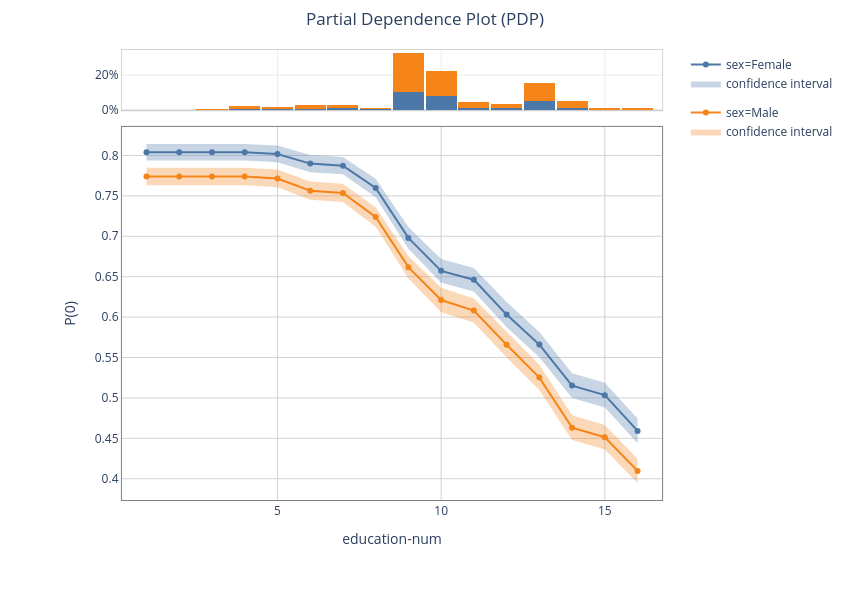

Here is the notebook cell this chart was saved with:
### Markdown cell above
We can also plot the PDP for up to four features. The plot below is the PDP for the `education-num` and `sex` features. The X-axis still shows the values of `education-num`, while there is a different bar and confidence interval for each value of the feature `sex`.

The histogram displays the joint distribution of the two features.

### Code cell
result_explain_feature_dependence_default = explainer.explain_feature_dependence(
    ["education-num", "sex"]
)
result_explain_feature_dependence_default.show_in_notebook()

### Figure 1 — Plotly figure (JSON) as saved in the notebook; plotly's stock layout.template omitted (floating-point values rounded to 4 significant figures)
{"data": [{"fill": "toself", "fillcolor": "#4C78A8", "legendgroup": "Female", "line": {"color": "rgba(0, 0, 0, 0)"}, "name": "confidence interval", "opacity": 0.3, "showlegend": true, "type": "scatter", "x": [1, 2, 3, 4, 5, 6, 7, 8, 9, 10, 11, 12, 13, 14, 15, 16, 16, 15, 14, 13, 12, 11, 10, 9, 8, 7, 6, 5, 4, 3, 2, 1], "xaxis": "x2", "y": [0.8144, 0.8144, 0.8144, 0.8144, 0.8123, 0.8005, 0.798, 0.7712, 0.7114, 0.6719, 0.6608, 0.6188, 0.5816, 0.5306, 0.5188, 0.4745, 0.4439, 0.4881, 0.4999, 0.5503, 0.5875, 0.6316, 0.6425, 0.6846, 0.7484, 0.7766, 0.7794, 0.7915, 0.7938, 0.7938, 0.7938, 0.7938], "yaxis": "y2"}, {"legendgroup": "Female", "line": {"color": "#4C78A8"}, "mode": "lines+markers", "name": "sex=Female", "opacity": 1, "showlegend": true, "type": "scatter", "x": [1, 2, 3, 4, 5, 6, 7, 8, 9, 10, 11, 12, 13, 14, 15, 16], "xaxis": "x2", "y": [0.8041, 0.8041, 0.8041, 0.8041, 0.8019, 0.7899, 0.7873, 0.7598, 0.698, 0.6572, 0.6462, 0.6031, 0.566, 0.5152, 0.5034, 0.4592], "yaxis": "y2"}, {"fill": "toself", "fillcolor": "#F58518", "legendgroup": "Male", "line": {"color": "rgba(0, 0, 0, 0)"}, "name": "confidence interval", "opacity": 0.3, "showlegend": true, "type": "scatter", "x": [1, 2, 3, 4, 5, 6, 7, 8, 9, 10, 11, 12, 13, 14, 15, 16, 16, 15, 14, 13, 12, 11, 10, 9, 8, 7, 6, 5, 4, 3, 2, 1], "xaxis": "x2", "y": [0.7847, 0.7847, 0.7847, 0.7847, 0.7825, 0.7677, 0.7649, 0.7359, 0.6757, 0.6363, 0.6231, 0.5817, 0.5409, 0.4785, 0.4666, 0.4247, 0.3947, 0.4362, 0.448, 0.5095, 0.55, 0.5932, 0.606, 0.6479, 0.7119, 0.7423, 0.7453, 0.7607, 0.7631, 0.7631, 0.7631, 0.7631], "yaxis": "y2"}, {"legendgroup": "Male", "line": {"color": "#F58518"}, "mode": "lines+markers", "name": "sex=Male", "opacity": 1, "showlegend": true, "type": "scatter", "x": [1, 2, 3, 4, 5, 6, 7, 8, 9, 10, 11, 12, 13, 14, 15, 16], "xaxis": "x2", "y": [0.7739, 0.7739, 0.7739, 0.7739, 0.7716, 0.7565, 0.7536, 0.7239, 0.6618, 0.6211, 0.6081, 0.5658, 0.5252, 0.4632, 0.4514, 0.4097], "yaxis": "y2"}, {"legendgroup": "Female", "marker": {"color": "#4C78A8", "line": {"width": 0}}, "name": "sex=Female", "orientation": "v", "showlegend": false, "text": "", "textposition": "outside", "type": "bar", "width": 0.95, "x": [1, 2, 3, 4, 5, 6, 7, 8, 9, 10, 11, 12, 13, 14, 15, 16], "xaxis": "x", "y": [0.0006, 0.0012, 0.0036, 0.0058, 0.0056, 0.0098, 0.0104, 0.0044, 0.1028, 0.0836, 0.0154, 0.0128, 0.052, 0.0132, 0.0016, 0.002], "yaxis": "y"}, {"legendgroup": "Male", "marker": {"color": "#F58518", "line": {"width": 0}}, "name": "sex=Male", "orientation": "v", "showlegend": false, "text": "", "textposition": "outside", "type": "bar", "width": 0.95, "x": [1, 2, 3, 4, 5, 6, 7, 8, 9, 10, 11, 12, 13, 14, 15, 16], "xaxis": "x", "y": [0.0012, 0.0028, 0.0058, 0.0164, 0.011, 0.019, 0.0212, 0.0096, 0.2244, 0.1402, 0.0298, 0.0222, 0.1062, 0.0404, 0.013, 0.012], "yaxis": "y"}], "layout": {"barmode": "stack", "height": 600, "margin": {"b": 50, "t": 50}, "plot_bgcolor": "rgba(0, 0, 0, 0)", "title": {"text": "Partial Dependence Plot (PDP)", "x": 0.5}, "width": 850, "xaxis": {"anchor": "y", "categoryorder": "category ascending", "domain": [0.07059, 0.98], "gridcolor": "#ECECEC", "linecolor": "LightGrey", "linewidth": 1, "matches": "x2", "mirror": true, "scaleanchor": "x2", "showline": true, "showticklabels": false, "side": "bottom", "type": "linear", "visible": true, "zeroline": true, "zerolinecolor": "DarkGrey", "zerolinewidth": 1}, "xaxis2": {"anchor": "y2", "categoryorder": "category ascending", "domain": [0.07059, 0.98], "gridcolor": "LightGrey", "linecolor": "Grey", "linewidth": 1, "matches": "x2", "mirror": true, "range": [0.25, 16.75], "scaleanchor": "x2", "showline": true, "showticklabels": true, "side": "bottom", "title": {"text": "education-num"}, "type": "linear", "visible": true, "zeroline": true, "zerolinecolor": "DarkGrey", "zerolinewidth": 1}, "yaxis": {"anchor": "x", "categoryorder": "category ascending", "domain": [0.8795, 1], "gridcolor": "#ECECEC", "linecolor": "LightGrey", "linewidth": 1, "matches": "y", "mirror": true, "nticks": 3, "range": [0, 0.3436], "scaleanchor": "y", "showline": true, "showticklabels": true, "side": "left", "tickformat": "p", "type": "linear", "visible": true, "zeroline": true, "zerolinecolor": "DarkGrey", "zerolinewidth": 1}, "yaxis2": {"anchor": "x2", "categoryorder": "category ascending", "domain": [0.1, 0.8462], "gridcolor": "LightGrey", "linecolor": "Grey", "linewidth": 1, "matches": "y2", "mirror": true, "range": [0.3737, 0.8353], "scaleanchor": "y2", "showline": true, "showticklabels": true, "side": "left", "title": {"text": "P(0)"}, "type": "linear", "visible": true, "zeroline": true, "zerolinecolor": "DarkGrey", "zerolinewidth": 1}}}
